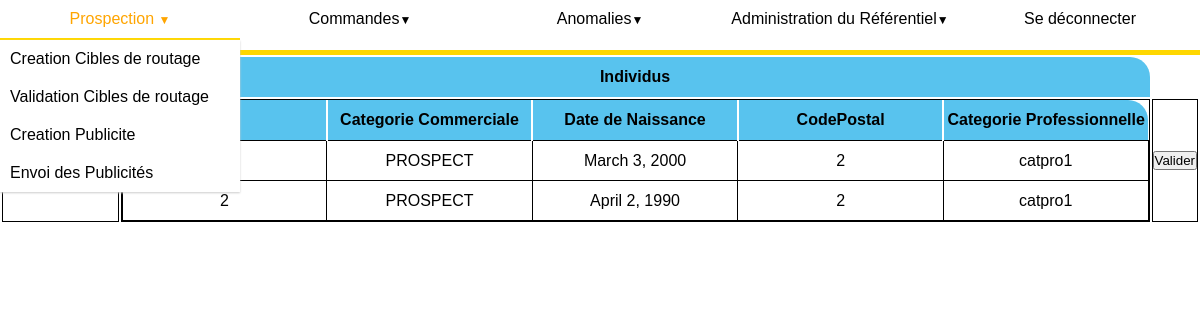
/publicite/validateCible (signed in), run on the app's committed database.
### publicite/models.py (models this page shows)
class Cible(models.Model):
    individus = models.ManyToManyField(Individu)
    valide = models.BooleanField(default=False)

### referentiel/models.py (models this page shows, shortened)
class Individu(models.Model):
    nom = models.CharField(max_length=50)
    prenom = models.CharField(max_length=50)
    datenaissance = models.DateField()
    ntel = models.DecimalField(max_digits=10, decimal_places=0)
    mail = models.EmailField(null=True)
    adresse = models.ForeignKey(Adresse, on_delete=models.CASCADE)
    catprofessionnelle = models.ForeignKey(
        Catprofessionnelle, on_delete=models.CASCADE)
    prospect = "PROSPECT"
    client = "CLIENT"
    interdit = "INTERDIT"
    cat_choix = [(prospect, "possible client"),
                 (client, "client"),
                 (interdit, " client interdit")
                 ]
    catcommerciale = models.CharField(
        max_length=20, choices=cat_choix, default=prospect)

class Adresse(models.Model):
    numero = models.IntegerField()
    rue = models.CharField(max_length=100)
    codepostal = models.DecimalField(max_digits=5, decimal_places=0)
    ville = models.CharField(max_length=50)

class Catprofessionnelle(models.Model):
    nom = models.CharField(max_length=100)
    def __str__(self) -> str:
        return self.nom

### publicite/views.py (the view)
# urls.py: path('validateCible', views.validateCible, name='validateCible'),
@permission_required("utilisateurs.perm_publicite")
def validateCible(request):
    if 'valider' in request.POST:
        id = request.POST.get('valider')
        cible = Cible.objects.get(id=id)
        cible.valide = True
        cible.save()
    cibles = Cible.objects.filter(valide=False)
    contexte = {'cibles': cibles}
    return render(request, 'publicite/validateCible.html', contexte)

### publicite/templates/publicite/validateCible.html (shortened to what this page needs)
{% extends 'referentiel/referentiel_view.html' %}
{%block content %}
{% load static %}
<link rel="stylesheet" type="text/css" href="{% static 'publicite/createCible.css' %}">
<table class=cible width = 100%>
    <th id=gauche width="10%">Id Cible </th>
    <th id=droite width="89%">Individus</th>
    {% for c in cibles %}
    <tr class=corps>
        <td>{{c.id}}</td>
        <td>
            <table class="tableReferentiel">
                <th id=gauche width="20%">Id </th>
                <th class=milieu width="20%">Categorie Commerciale</th>
                <th class=milieu width="20%">Date de Naissance</th>
                <th class=milieu width="20%">CodePostal</th>
                <th id=droite width="20%">Categorie Professionnelle</th>
                {% for i in c.individus.all %}
                <tr class=corps >
                    <td>{{i.id}}</td>
                    <td>{{i.catcommerciale}}</td>
                    <td>{{i.datenaissance}}</td>
                    <td>{{i.adresse.codepostal}}</td>
                    <td>{{i.catprofessionnelle}}</td>
                </tr>
                {% endfor %}
            </table>
        </td>
        <td>
            <form method="POST">
                <button type="submit" value={{c.id}} name="valider">Valider</button>
            </form>
        </td>
    </tr>
    {% endfor %}
</table>
{%endblock content %}

### referentiel/static/referentiel/navigationbar.css (style rules this page uses)
* { margin: 0px; padding: 0px; font-family: Avenir, sans-serif; }

### publicite/static/publicite/createCible.css (style rules this page uses)
.tableReferentiel { table-layout: fixed; width: 100%; border-collapse: collapse; }
th { height: 40px; background-color: rgb(88, 195, 238); text-align: center; }
.milieu { border-right: solid 2px white; border-left: solid 2px white; }
#gauche { border-top-left-radius: 20px; }
#droite { border-top-right-radius: 20px; }
tr { height: 40px; }
.corps>td { border: 1px solid black; text-align: center; }

### data on the page
Cible: {{ c.id }} 1 (drawn)
Individu: catcommerciale "PROSPECT", datenaissance "March 3, 2000", adresse.codepostal "2", catprofessionnelle "catpro1"
Individu: id "2", catcommerciale "PROSPECT", datenaissance "April 2, 1990", adresse.codepostal "2", catprofessionnelle "catpro1"
